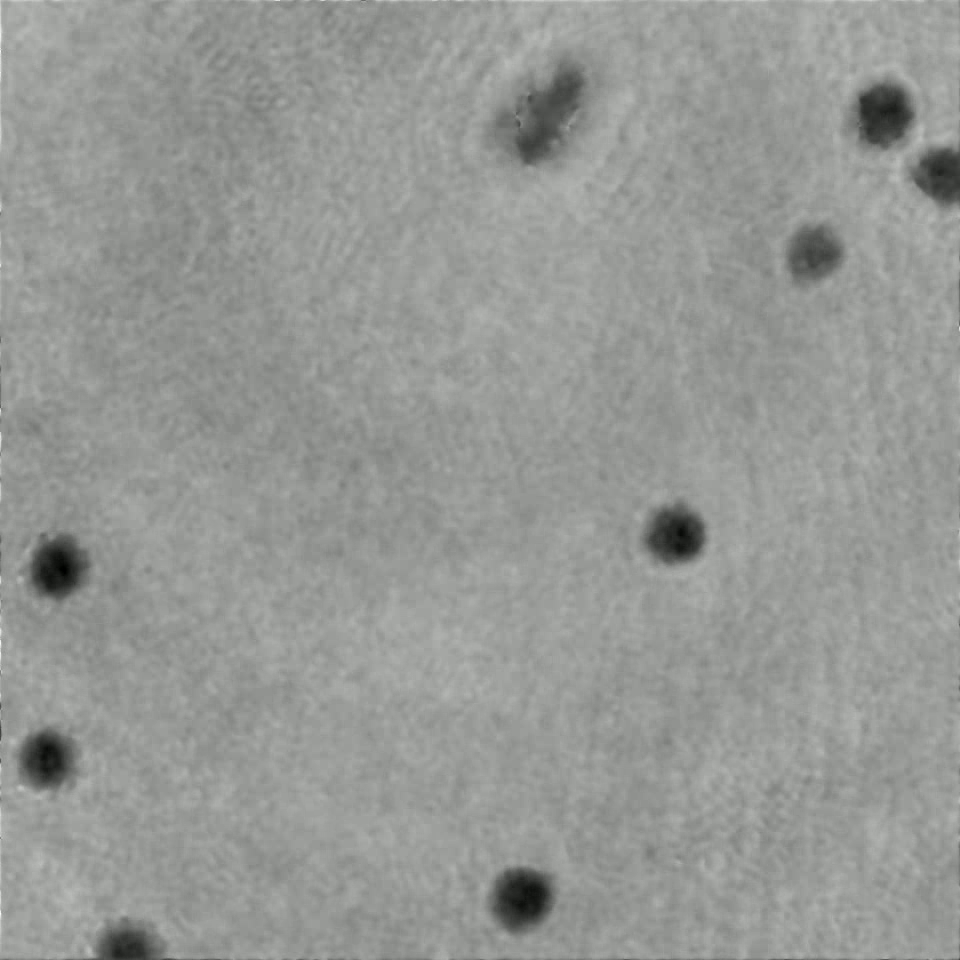
#> input picture frame 6 of video_phase_Normoxia_A7_40x.avi, 960 x 960 px, given in place of video_phase_RBC_M_40.avi, which was not available
$ python tracking_Kalmanfilter_V3.py
#> lines starting #> are read from the running program, lines starting #| are printed output that depends on the picture; after the words box and inside, x2 and y2 are one past the last pixel; in counts of white or black regions, pixels touching at a corner belong together; pictures that were not available may be replaced by others from this repository, and a replacement may not be noted
## Kalman filter tracking of particles in a video V3 with filtering and adaptive thresholding
import cv2
import numpy as np
import os
from scipy.optimize import linear_sum_assignment
import matplotlib.pyplot as plt

# Parameters
video_file_name = 'video_phase_RBC_M_40.avi'
folder = r'D:\maria\Escritorio\Universidad\Maestria\Proyecto\Tracking\Simulation_Raul\videos'
movie_full_path = os.path.join(folder, video_file_name)
dxy = 3.75  # um
MO = 40
pixel_size = dxy / MO
diam_um = 2.0  # um, diameter of the particles

# Initialize video capture and read the first frame
cap = cv2.VideoCapture(movie_full_path)
ret, old_frame = cap.read()
#> old_frame is the input picture: shape (960, 960, 3); mean B, G, R 149.2, 152.2, 150.2
if not ret:
    raise ValueError("Could not read the first frame of the video.")

def detectar_centroides(frame_gray, pixel_size, diam_um):
    # speckle filtering
#> called with pixel_size = 0.0938, diam_um = 2
    blurred = cv2.GaussianBlur(frame_gray, (5, 5), 0)
    #blurred = cv2.bilateralFilter(frame_gray,9,75,75)

    # Calculate area in pixels
    #diam_px = diam_um / pixel_size_um
    #area_px = np.pi * (diam_px / 2) ** 2

    # configuration of SimpleBlobDetector
    params = cv2.SimpleBlobDetector_Params()
    # Area filter
    params.filterByArea = True
    params.minArea = 600
    #params.maxArea = 600

    #params.minThreshold = 40
    #params.maxThreshold = 200

    # circularity
    params.filterByCircularity = False
    params.minCircularity = 1.0  # 1.0 is perfect circle

    # elongación
    params.filterByInertia = True
    params.filterByConvexity = False

    # depending on the video, you may need to adjust these parameters
    params.filterByColor = False
    params.blobColor = 255  # 0 = oscuro, 255 = claro

    # Create detector
    detector = cv2.SimpleBlobDetector_create(params)

    # Detected blobs
    keypoints = detector.detect(blurred)
#> keypoints = 7 keypoints; (x, y, size): (546, 116, 69.1), (522, 898, 60.8), (882, 115, 58.4), (58, 568, 58.1), (676, 535, 55.8), (814, 254, 55.4), (47, 759, 52.9)

    # Draw circles
    debug_img = cv2.drawKeypoints(blurred, keypoints, None, (0, 0, 255),
                                  cv2.DRAW_MATCHES_FLAGS_DRAW_RICH_KEYPOINTS)
    #cv2.imshow("Blobs detectados", debug_img)
    #cv2.waitKey(1)

    # Centroides
    centroids = np.array([[kp.pt[0], kp.pt[1]] for kp in keypoints], dtype=np.float32)
#> centroids = [[522.5, 898.4], [47.26, 758.7], [57.58, 567.9], [675.6, 535.1], [882.3, 114.6], [813.6, 253.7], [545.7, 116.1]]
    return centroids

old_gray = cv2.cvtColor(old_frame, cv2.COLOR_BGR2GRAY)
centros = detectar_centroides(old_gray, pixel_size, diam_um)
#> centros has the same summary as centroids in detectar_centroides

if len(centros) == 0:
    raise ValueError("Could not read the first frame of the video.")

p0 = np.array(centros, dtype=np.float32)
#> p0 has the same summary as centroids in detectar_centroides

# Create mask for drawing
mask = np.zeros_like(old_frame)

# ---- Configure Kalman filters for each point ----
class KalmanFilter2D:
    def __init__(self, x, y):
        # State: [x, y, vx, vy]
        self.state = np.array([x, y, 0, 0], dtype=np.float32)

        # Transition and observation matrices
        self.F = np.array([[1, 0, 1, 0],
                           [0, 1, 0, 1],
                           [0, 0, 1, 0],
                           [0, 0, 0, 1]], dtype=np.float32)
        self.H = np.array([[1, 0, 0, 0],
                           [0, 1, 0, 0]], dtype=np.float32)

        self.P = np.eye(4, dtype=np.float32) * 100  # high initial uncertainty
        self.Q = np.eye(4, dtype=np.float32) * 0.01  # small process noise
        self.R = np.eye(2, dtype=np.float32) * 1    # measurement noise

    def predict(self):
        self.state = self.F @ self.state
        self.P = self.F @ self.P @ self.F.T + self.Q
        return self.state[:2]

    def update(self, measurement):
        z = np.array(measurement, dtype=np.float32)
        y = z - self.H @ self.state
        S = self.H @ self.P @ self.H.T + self.R
        K = self.P @ self.H.T @ np.linalg.inv(S)
        self.state = self.state + K @ y
        I = np.eye(4)
        self.P = (I - K @ self.H) @ self.P

# Create initial list of Kalman filters
kalman_filters = [KalmanFilter2D(x, y) for x, y in p0]
#> kalman_filters = 7 items

# Save trajectories with positions estimated by Kalman
trajectories = [ [kf.state[:2].copy()] for kf in kalman_filters ]
#> trajectories = [[[522.5, 898.4]], [[47.26, 758.7]], [[57.58, 567.9]], [[675.6, 535.1]], [[882.3, 114.6]], [[813.6, 253.7]], [[545.7, 116.1]]]
detected_positions = [[kf.state[:2].copy()] for kf in kalman_filters]
#> detected_positions has the same summary as trajectories
# Contador de cuadros sin detección
skipped_counts = [0] * len(kalman_filters)
#> skipped_counts = [0, 0, 0, 0, 0, 0, 0]

# Main tracking loop
while True:
    ret, frame = cap.read()
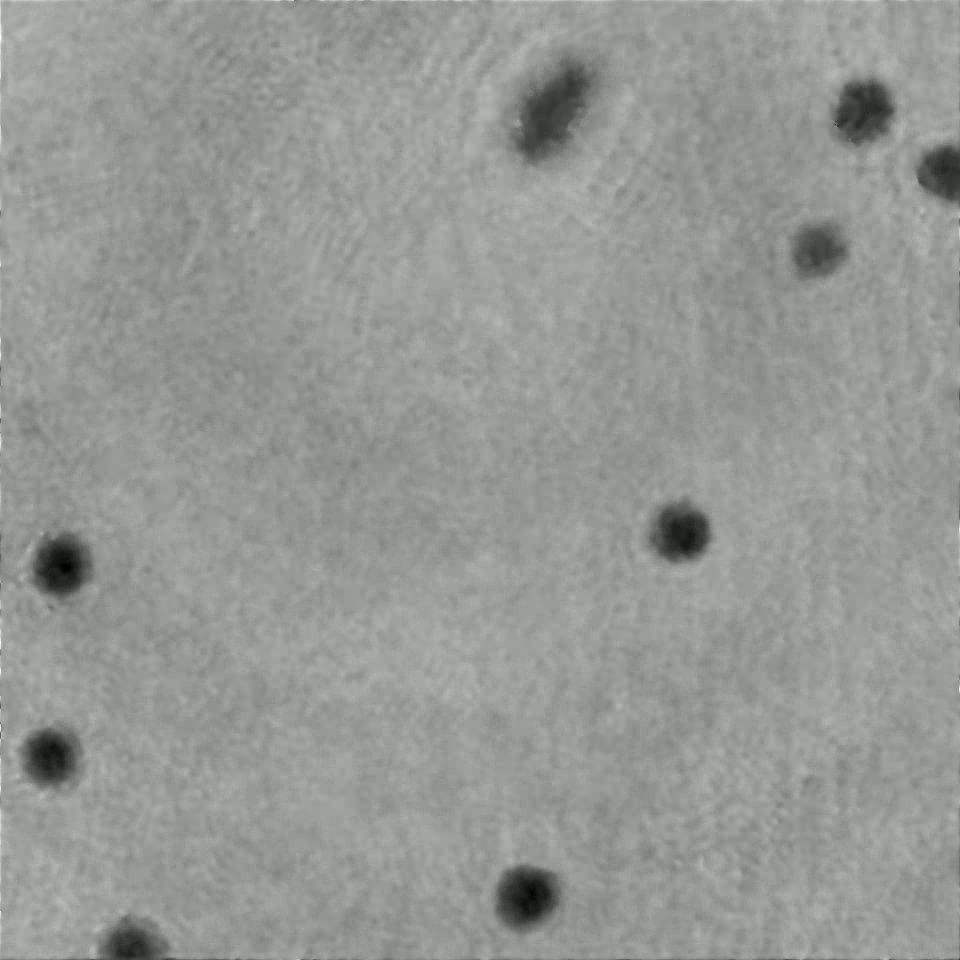
#> input picture frame 7 of video_phase_Normoxia_A7_40x.avi, 960 x 960 px, given in place of video_phase_RBC_M_40.avi, which was not available
#> frame is the input picture: shape (960, 960, 3); mean B, G, R 149.2, 152.2, 150.2
    if not ret:
        break

    frame_gray = cv2.cvtColor(frame, cv2.COLOR_BGR2GRAY)

    centros_actuales = detectar_centroides(frame_gray, pixel_size, diam_um)
#> in detectar_centroides (call 2), `keypoints = detector.detect(blurred)`: keypoints = 7 keypoints; (x, y, size): (552, 111, 63.6), (527, 897, 61.8), (863, 111, 59.4), (61, 566, 58.7), (680, 533, 56.6), (51, 756, 53.8), (818, 251, 50.8)
#> centros_actuales = [[527.3, 897.1], [51.14, 756.5], [61.09, 566.4], [680.5, 532.9], [863.2, 111], [552.1, 111.5], [817.5, 250.6]]

    p1 = np.array(centros_actuales, dtype=np.float32)
#> p1 has the same summary as centros_actuales

    # Predict with Kalman for each particle
    predictions = np.array([kf.predict() for kf in kalman_filters])
#> predictions has the same summary as centroids in detectar_centroides

    # If no detections, update only prediction and save trajectory
    if len(p1) == 0:
        for i, kf in enumerate(kalman_filters):
            trajectories[i].append(kf.state[:2].copy())
            detected_positions[i].append(detected_positions[i][-1])
            skipped_counts[i] += 1
        continue

    # Distance matrix between predictions and detections
    dist_matrix = np.linalg.norm(predictions[:, None, :] - p1[None, :, :], axis=2)

    # Assign using Hungarian algorithm
    row_ind, col_ind = linear_sum_assignment(dist_matrix)
#> row_ind = [0, 1, 2, 3, 4, 5, 6]; col_ind = [0, 1, 2, 3, 4, 6, 5]

    max_dist = 55  # pixels, adjust according to expected velocity
    assigned_pred = set()
    assigned_det = set()

    # Update Kalman with assigned detections
    for r, c in zip(row_ind, col_ind):

        if dist_matrix[r, c] < max_dist:
            kalman_filters[r].update(p1[c])
            assigned_pred.add(r)
            assigned_det.add(c)
            detected_positions[r].append(p1[c].copy())
            skipped_counts[r] = 0
        else:
            # If distance not met, prediction without update
            detected_positions[r].append(detected_positions[r][-1])
            skipped_counts[r] += 1
#> this loop made 7 passes
#> (c, z in update, y in update) on passes 2, 3, 4, 5, 7: (1, [51.14, 756.5], [3.89, -2.19]), (2, [61.09, 566.4], [3.52, -1.51]), (3, [680.5, 532.9], [4.85, -2.21]), (4, [863.2, 111], [-19.06, -3.58]), (5, [552.1, 111.5], [6.37, -4.63])
#> after the loop, assigned_det = 7 items; assigned_pred = 7 items

    # For unassigned Kalman filters, only predict (without update)
    for i, kf in enumerate(kalman_filters):
        if i not in assigned_pred:
            detected_positions[i].append(detected_positions[i][-1])
            skipped_counts[i] += 1
#> this loop made 7 passes
            # Already predicted above, just add the prediction as estimation

    # Add new trackers for unassigned detections
    nuevas_detecciones = [p1[i] for i in range(len(p1)) if i not in assigned_det]
#> nuevas_detecciones = []
    for det in nuevas_detecciones:
        new_kf = KalmanFilter2D(det[0], det[1])
        kalman_filters.append(new_kf)
        trajectories.append([det.copy()])
        detected_positions.append([det.copy()])
        skipped_counts.append(0)
#> this loop made 0 passes
#> after the loop, detected_positions = [[[522.5, 898.4], [527.3, 897.1]], [[47.26, 758.7], [51.14, 756.5]], [[57.58, 567.9], [61.09, 566.4]], [[675.6, 535.1], [680.5, 532.9]], [[882.3, 114.6], [863.2, 111]], [[813.6, 253.7], [817.5, 250.6]], [[545.7, 116.1], [552.1, 111.5]]]

    # Remove trackers that skipped too long
    max_skips = 10
    for i in reversed(range(len(kalman_filters))):
        if skipped_counts[i] > max_skips:
            del kalman_filters[i]
            del trajectories[i]
            del detected_positions[i]
            del skipped_counts[i]
#> this loop made 7 passes
#> i on passes 1, 2, 3, 5, 6, 7: 6, 5, 4, 2, 1, 0

    # Save updated positions in trajectories
    for i, kf in enumerate(kalman_filters):
        trajectories[i].append(kf.state[:2].copy())

    # Draw
    #mask = np.zeros_like(old_frame)
    for traj in trajectories:
        if len(traj) > 1:
            pts = np.array(traj[-2:], dtype=int)
            cv2.line(mask, tuple(pts[0]), tuple(pts[1]), (0, 255, 0), 2)
            cv2.circle(frame, tuple(pts[1]), 3, (0, 0, 255), -1)
#> this loop made 7 passes
#> (traj, pts) on passes 1 to 7: ([[522.5, 898.4], [527.3, 897.1]], [[522, 898], [527, 897]]), ([[47.26, 758.7], [51.12, 756.5]], [[47, 758], [51, 756]]), ([[57.58, 567.9], [61.08, 566.4]], [[57, 567], [61, 566]]), ([[675.6, 535.1], [680.4, 532.9]], [[675, 535], [680, 532]]), ([[882.3, 114.6], [863.3, 111]], [[882, 114], [863, 111]]), ([[813.6, 253.7], [817.5, 250.6]], [[813, 253], [817, 250]]), ([[545.7, 116.1], [552, 111.5]], [[545, 116], [552, 111]])
#> frame: shape (960, 960, 3); 0.02% of pixels changed, all inside (x1, y1, x2, y2) = (48, 108, 867, 901)
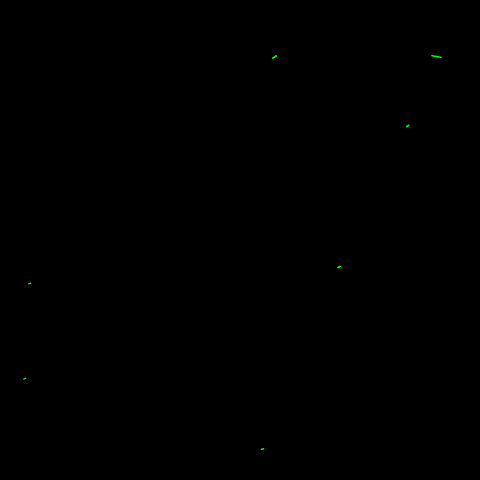
#> mask: shape (960, 960, 3) (shown at 1/2 size); mean B, G, R 0, 0.1, 0

    output = cv2.add(frame, mask)
    scale = 0.7
    resized_output = cv2.resize(output, None, fx=scale, fy=scale, interpolation=cv2.INTER_LINEAR)
    cv2.imshow("Kalman Tracking", resized_output)
    #cv2.imshow("Kalman Tracking", output)

    # to exit the loop
    # Press 'Esc' key to exit
    if cv2.waitKey(30) & 0xFF == 27:
#> (key Esc is pressed here)
        break

cap.release()
cv2.destroyAllWindows()

# Plot trajectories (convert px to um)
plt.figure(figsize=(8, 6))
for i in range(len(detected_positions)):
    traj_det = np.array(detected_positions[i]) * pixel_size
    plt.plot(traj_det[:, 0], traj_det[:, 1], marker='o', markersize=3, alpha=0.5, label=f'Detection {i}')
#> this loop made 7 passes
#> traj_det on passes 1 to 7: [[48.98, 84.23], [49.44, 84.1]], [[4.43, 71.12], [4.79, 70.92]], [[5.4, 53.24], [5.73, 53.1]], [[63.34, 50.17], [63.79, 49.96]], [[82.71, 10.74], [80.93, 10.41]], [[76.27, 23.78], [76.65, 23.49]], [[51.16, 10.89], [51.75, 10.45]]

plt.gca().invert_yaxis()
plt.xlabel('X (µm)')
plt.ylabel('Y (µm)')
plt.title('Real positions Detected')
plt.legend()
plt.grid(True)
plt.show()
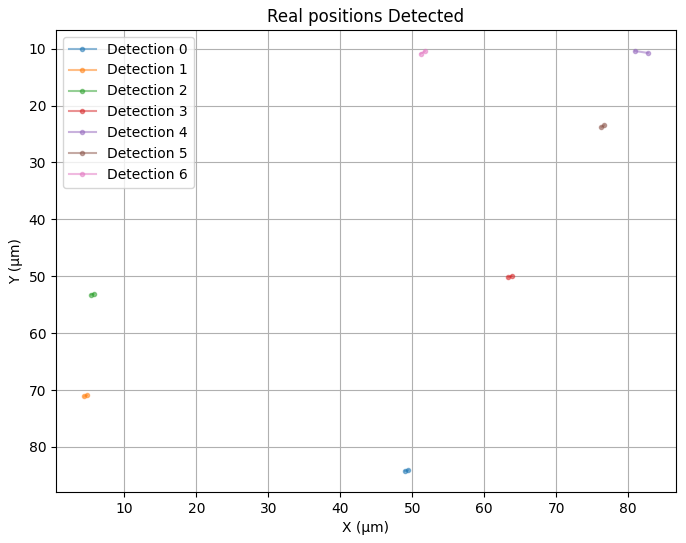
#> figure drawn by matplotlib, 1 panel

# [14 lines of commented-out code are left out]

$ run again, starting later in the video
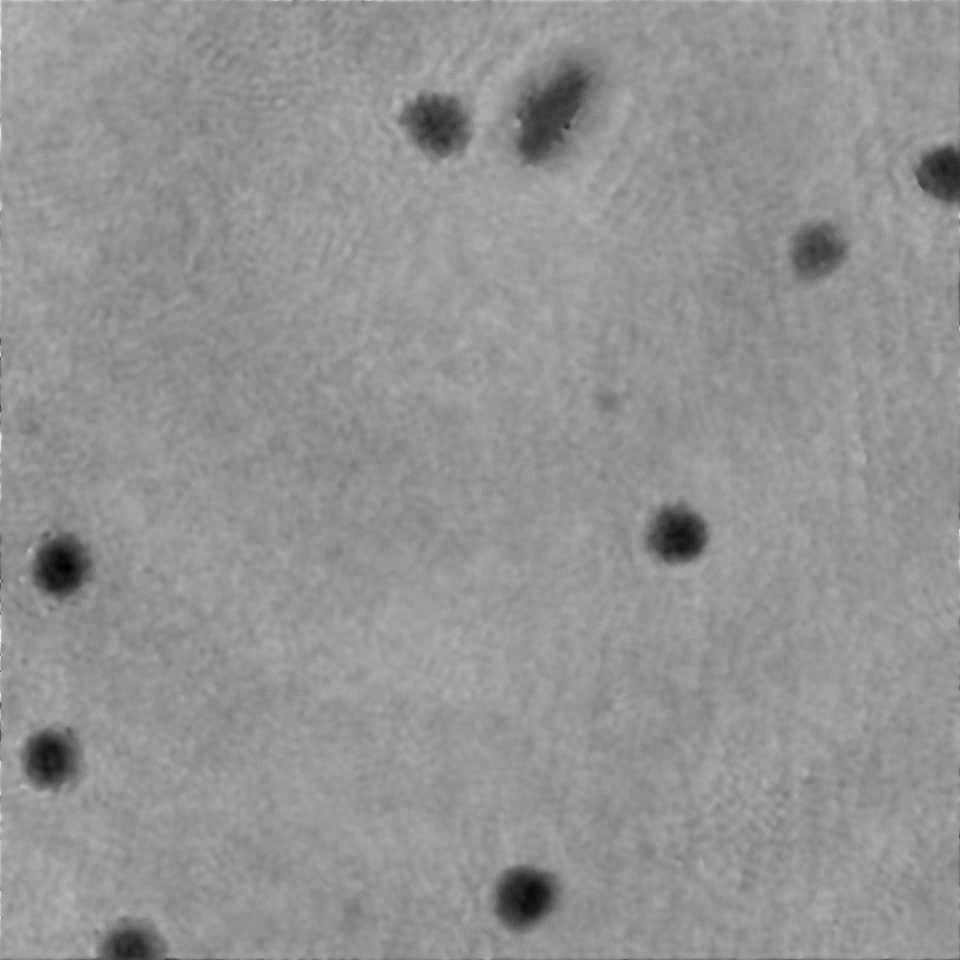
#> input picture frame 29 of video_phase_Normoxia_A7_40x.avi, 960 x 960 px, given in place of video_phase_RBC_M_40.avi, which was not available
#> old_frame is the input picture: shape (960, 960, 3); mean B, G, R 145.4, 148.4, 146.4
#> keypoints = 7 keypoints; (x, y, size): (551, 113, 62.4), (526, 897, 61), (437, 124, 60.7), (61, 566, 56.5), (678, 535, 56), (51, 758, 54.4), (817, 251, 52)
#> centroids = [[525.5, 897], [50.6, 757.8], [60.94, 566.4], [677.7, 535], [437, 123.9], [551.3, 112.7], [816.9, 250.7]]
#> centros has the same summary as centroids in detectar_centroides
#> p0 has the same summary as centroids in detectar_centroides
#> kalman_filters = 7 items
#> trajectories = [[[525.5, 897]], [[50.6, 757.8]], [[60.94, 566.4]], [[677.7, 535]], [[437, 123.9]], [[551.3, 112.7]], [[816.9, 250.7]]]
#> `detected_positions = [[kf.state[:2].copy()] for kf in kalman_filters]`: detected_positions has the same summary as trajectories
#> skipped_counts = [0, 0, 0, 0, 0, 0, 0]
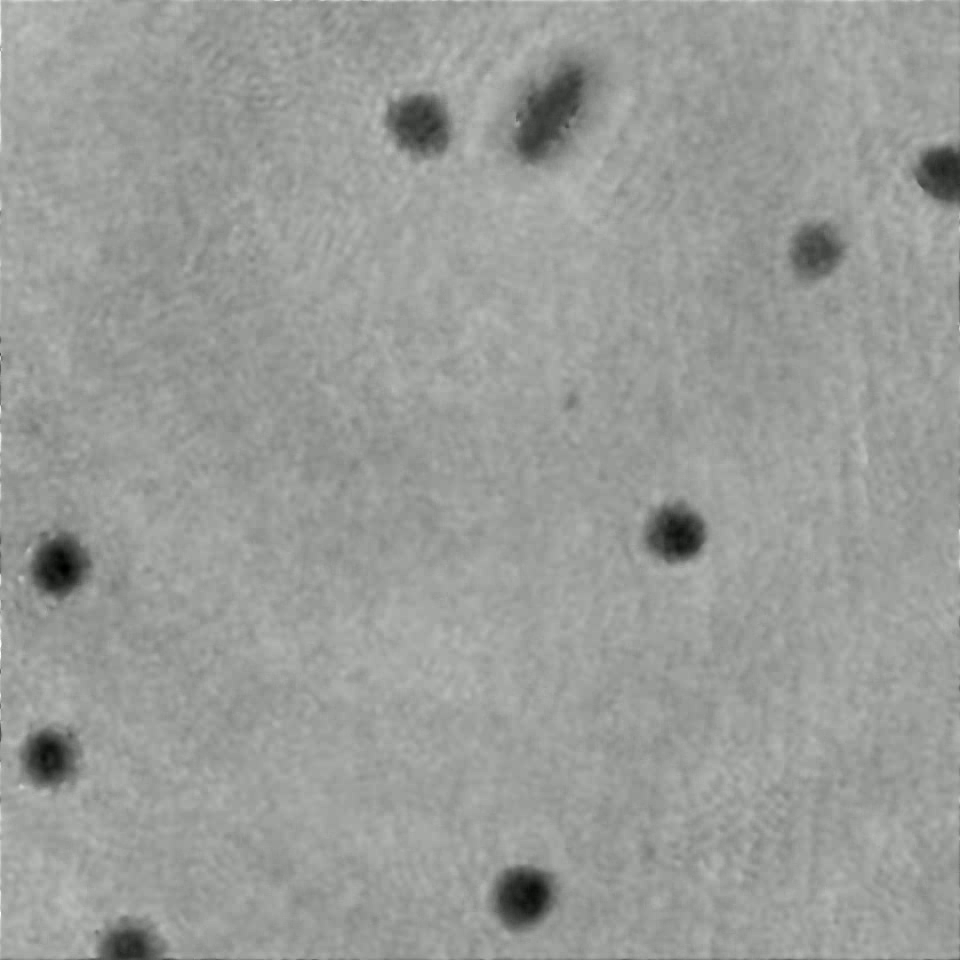
#> input picture frame 30 of video_phase_Normoxia_A7_40x.avi, 960 x 960 px, given in place of video_phase_RBC_M_40.avi, which was not available
#> frame is the input picture: shape (960, 960, 3); mean B, G, R 152.9, 155.9, 153.9
#> keypoints = 7 keypoints; (x, y, size): (550, 113, 64.2), (524, 896, 58.1), (59, 566, 57.1), (420, 124, 56.5), (676, 534, 54), (816, 251, 53.6), (49, 757, 50.6)
#> centros_actuales = [[524.2, 896.4], [49.28, 756.8], [58.95, 565.6], [675.9, 533.6], [419.7, 124], [549.7, 112.7], [815.7, 250.7]]
#> p1 has the same summary as centros_actuales
#> predictions has the same summary as centroids in detectar_centroides
#> row_ind = [0, 1, 2, 3, 4, 5, 6]
#> the loop `for r, c in zip(row_ind, col_ind): ` made 7 passes
#> y in update on passes 1, 2, 5, 6, 7: [-1.37, -0.598], [-1.33, -1.01], [-17.37, 0.0216], [-1.62, 0.0104], [-1.24, 0.0735]
#> after the loop `for r, c in zip(row_ind, col_ind):`: assigned_det = 7 items
#> the loop `for i, kf in enumerate(kalman_filters):` made 7 passes
#> nuevas_detecciones = []
#> after the loop `for det in nuevas_detecciones:`: detected_positions = [[[525.5, 897], [524.2, 896.4]], [[50.6, 757.8], [49.28, 756.8]], [[60.94, 566.4], [58.95, 565.6]], [[677.7, 535], [675.9, 533.6]], [[437, 123.9], [419.7, 124]], [[551.3, 112.7], [549.7, 112.7]], [[816.9, 250.7], [815.7, 250.7]]]
#> the loop `for i in reversed(range(len(kalman_filters))):` made 7 passes
#> i on passes 1, 2, 3, 5, 6, 7: 6, 5, 4, 2, 1, 0
#> the loop `for traj in trajectories:` made 7 passes
#> (traj, pts) on passes 1 to 7: ([[525.5, 897], [524.2, 896.4]], [[525, 896], [524, 896]]), ([[50.6, 757.8], [49.28, 756.8]], [[50, 757], [49, 756]]), ([[60.94, 566.4], [58.96, 565.6]], [[60, 566], [58, 565]]), ([[677.7, 535], [676, 533.6]], [[677, 535], [675, 533]]), ([[437, 123.9], [419.7, 124]], [[437, 123], [419, 123]]), ([[551.3, 112.7], [549.7, 112.7]], [[551, 112], [549, 112]]), ([[816.9, 250.7], [815.7, 250.7]], [[816, 250], [815, 250]])
#> the loop `for i in range(len(detected_positions)):` made 7 passes
#> traj_det on passes 1 to 7: [[49.27, 84.09], [49.14, 84.04]], [[4.74, 71.04], [4.62, 70.95]], [[5.71, 53.1], [5.53, 53.02]], [[63.53, 50.16], [63.37, 50.03]], [[40.97, 11.62], [39.34, 11.62]], [[51.68, 10.57], [51.53, 10.57]], [[76.59, 23.5], [76.47, 23.51]]
#> `plt.show()`:
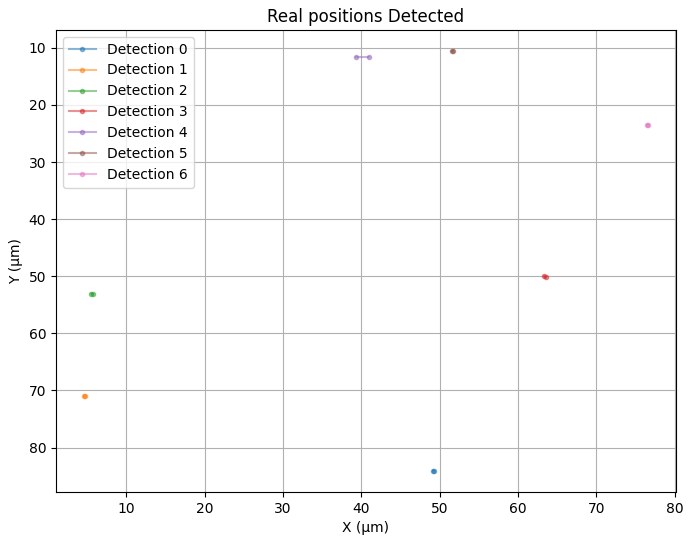
#> figure drawn by matplotlib, 1 panel
